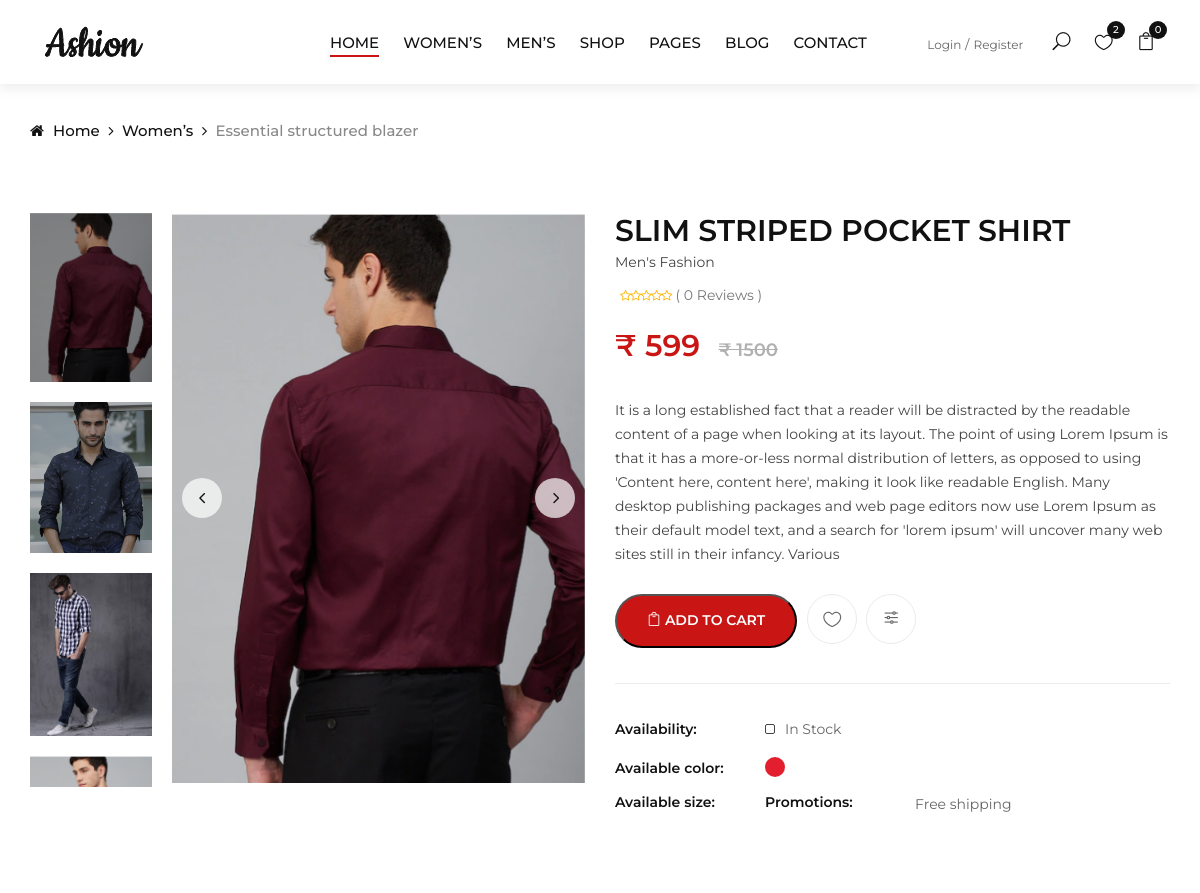
The app's page /store/category/mens-fashion/slim-striped-pocket-shirt/ (upper part), older data.
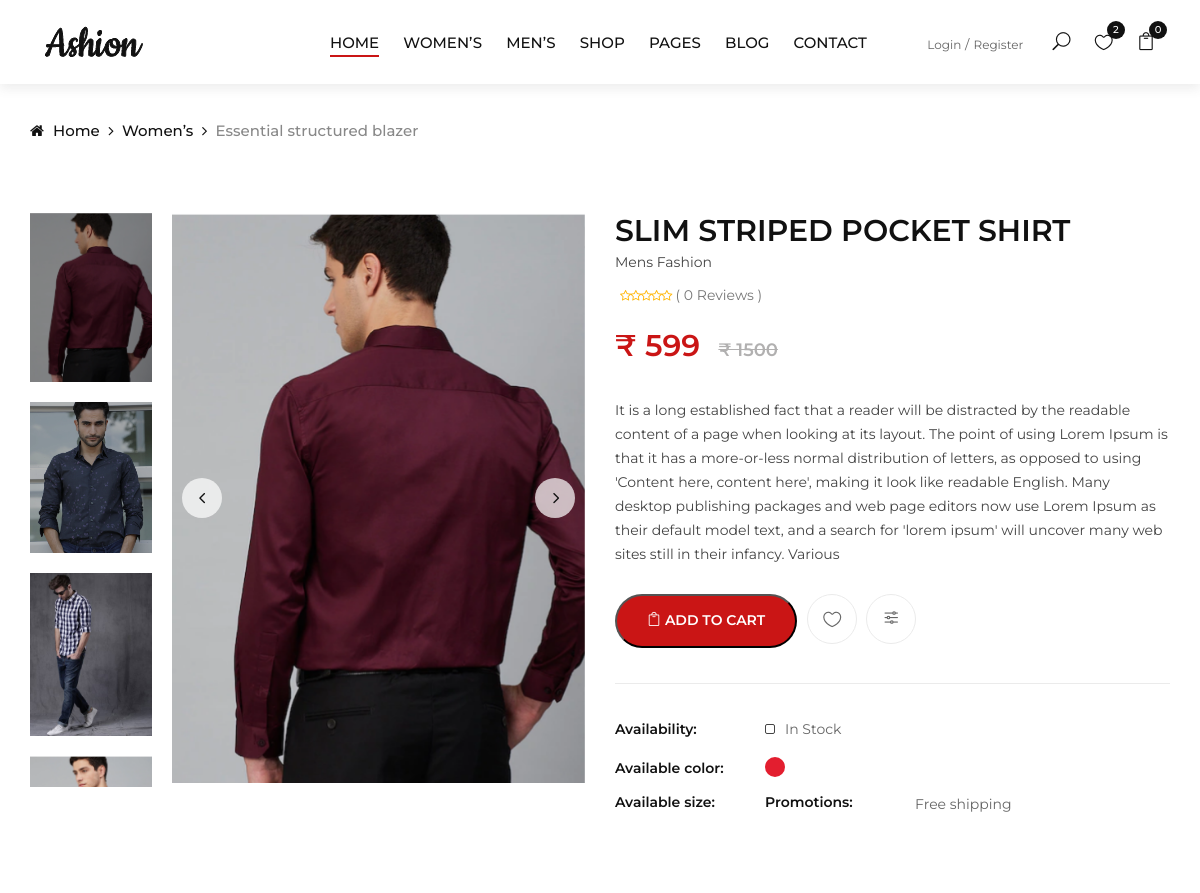
The same page, newer data.
### store/models.py (models this page shows, shortened)
class Product(models.Model):
    product_name = models.CharField(max_length=255, unique=True)
    slug = models.SlugField(max_length=255, unique=True)
    description = models.TextField(max_length=500, blank=True)
    price = models.IntegerField()
    stock = models.IntegerField()
    images = models.ImageField(upload_to='photos/products')
    cropping = ImageRatioField('images', '512x512')
    image_1 = models.ImageField(upload_to='photos/products',blank=True)
    image_2 = models.ImageField(upload_to='photos/products',blank=True)
    image_3 = models.ImageField(upload_to='photos/products',blank=True)
    image_4 = models.ImageField(upload_to='photos/products',blank=True)
    is_available = models.BooleanField(default=True)
    category = models.ForeignKey(Category, on_delete=models.CASCADE)
    created_date = models.DateTimeField(auto_now_add=True)
    modified_date = models.DateTimeField(auto_now=True)
    def averageReview(self):
        reviews = ReviewRating.objects.filter(product=self, status=True).aggregate(average=Avg('rating'))
        avg = 0
        if reviews['average'] is not None:
            avg = float(reviews['average'])
        return avg
    def countReview(self):
        reviews = ReviewRating.objects.filter(product=self, status=True).aggregate(count=Count('id'))
        count = 0
        if reviews['count'] is not None:
            count = int(reviews['count'])
        return count

### category/models.py (models this page shows, shortened)
class Category(models.Model):
    category_name = models.CharField(max_length=250, unique=True)
    slug = models.SlugField(max_length=250, unique=True)
    description = models.TextField(max_length=300, blank=True)
    cat_image = models.ImageField(upload_to='photos/category',blank=True)
    class Meta:
        verbose_name = 'category'
        verbose_name_plural = 'categories'
    def __str__(self):
        return self.category_name

### store/views.py (the view)
# urls.py: path('category/<slug:category_slug>/<slug:product_slug>/',views.product_detail,name='product_detail'),
def product_detail(request, category_slug, product_slug):
    try :
        single_product = Product.objects.get(category__slug=category_slug, slug=product_slug)
        in_cart = CartItem.objects.filter(cart__cart_id=_cart_id(request), product=single_product).exists()
    except Exception as e:
        raise e
    if request.user.is_authenticated:
        try:
            orderproduct = OrderProduct.objects.filter(user=request.user, product_id = single_product.id).exists
        except OrderProduct.DoesNotExist:
            orderproduct = None
    else:
        orderproduct = None
    reviews = ReviewRating.objects.filter(product_id = single_product.id, status=True)
    context = {
        'single_product' : single_product,
        'in_cart': in_cart,
        'orderproduct' : orderproduct,
        'reviews':reviews,
    }
    return render(request, 'product_detail.html', context)

### carts/context_processors.py (called while the page is built)
def counter(request):
    cart_count = 0
    if 'admin' in request.path:
        return{}
    else :
        try:
            cart = Cart.objects.filter(cart_id = _cart_id(request))
            if request.user.is_authenticated:
                cart_items = CartItem.objects.all().filter(user=request.user)
            else :
                cart_items = CartItem.objects.all().filter(cart=cart[:1])
            for cart_item in cart_items:
                cart_count += cart_item.quantity
        except Cart.DoesNotExist:
            cart_count = 0
    return dict(cart_count=cart_count)

### carts/views.py (called while the page is built)
def _cart_id(request):
    cart = request.session.session_key
    if not cart :
        cart = request.session.create()
    return cart

### category/context_processors.py (called while the page is built)
def menu_links(request):
    links = Category.objects.all()
    return dict(links=links)

### store/models.py (called while the page is built)
    def colors(self):
        return super(VariationManager,self).filter(variation_category='color', is_active=True)

    def sizes(self):
        return super(VariationManager,self).filter(variation_category='size', is_active=True)

### templates/product_detail.html (shortened to what the changed rows need)
{% extends 'base.html' %}
{% load static %}
{% block content %}
<section class="product-details spad">
    <div class="container">
        <div class="row">
            <div class="col-lg-6">
                <div class="product__details__pic">
                    <div class="product__details__pic__left product__thumb nice-scroll">
                        <a class="pt active" href="#product-1">
                            <img src="{{single_product.images.url}}" alt="">
                        </a>
                        <a class="pt active" href="#product-2">
                            <img src="{{single_product.image_1.url}}" alt="">
                        </a>
                        <a class="pt" href="#product-3">
                            <img src="{{single_product.image_2.url}}" alt="">
                        </a>
                        <a class="pt" href="#product-4">
                            <img src="{{single_product.image_3.url}}" alt="">
                        </a>
                    </div>
                    <div class="product__details__slider__content">
                        <div class="product__details__pic__slider owl-carousel">
                            {% load thumbnail %}
                            <img data-hash="product-1" class="product__big__img" src="{% thumbnail single_product.images 512x512 box=product.cropping crop detail %}
                            " alt="">
                        </div>
                    </div>
                </div>
            </div>
            <div class="col-lg-6">
                <form action="{% url 'add_cart' single_product.id %}" method="POST">
                <div class="product__details__text">
                    <h3>{{single_product.product_name}} <span>{{single_product.category}}</span></h3>
                    <div class="rating">
                        <div class="my-2 rating-star">
                            <span>
                                <i class="fa fa-star{% if single_product.averageReview < 0.5 %}-o{% elif single_product.averageReview >= 0.5 and single_product.averageReview < 1 %}-half-o {% endif %}" aria-hidden="true"></i>
                                <i class="fa fa-star{% if single_product.averageReview < 1.5 %}-o{% elif single_product.averageReview >= 1.5 and single_product.averageReview < 2 %}-half-o {% endif %}" aria-hidden="true"></i>
                                <i class="fa fa-star{% if single_product.averageReview < 2.5 %}-o{% elif single_product.averageReview >= 2.5 and single_product.averageReview < 3 %}-half-o {% endif %}" aria-hidden="true"></i>
                                <i class="fa fa-star{% if single_product.averageReview < 3.5 %}-o{% elif single_product.averageReview >= 3.5 and single_product.averageReview < 4 %}-half-o {% endif %}" aria-hidden="true"></i>
                                <i class="fa fa-star{% if single_product.averageReview < 4.5 %}-o{% elif single_product.averageReview >= 4.5 and single_product.averageReview < 5 %}-half-o {% endif %}" aria-hidden="true"></i>
                            </span>
                            <span class="ml-1" style="color:#777; font-size: 14px;">( {{single_product.countReview}}  Reviews )</span>
                        </div>
                    </div>
                    <div class="product__details__price">₹ {{single_product.price}} <span>₹ 1500 </span></div>
                    <p>{{single_product.description}}</p>
                    <div class="product__details__button">
                        {% if single_product.stock <= 0 %}
                        <a href="" class="cart-btn"><span class=""></span>Out of stock</a>
                        {% else %}
                         <button type="submit" href="" class="cart-btn"><span class="icon_bag_alt"></span> Add to cart</button>
                        {% endif %}
                        <ul>
                        </ul>
                    </div>
                    <div class="product__details__widget">
                        <ul>
                        </ul>
                    </div>
                </div>
            </form>
            </div>
        </div>
    </div>
</section>
{% endblock content %}

Row changes from the older to the newer data that the page shows:
changed through a linked row, Product "SLIM STRIPED POCKET SHIRT": category "Men's Fashion" → "Mens Fashion"
